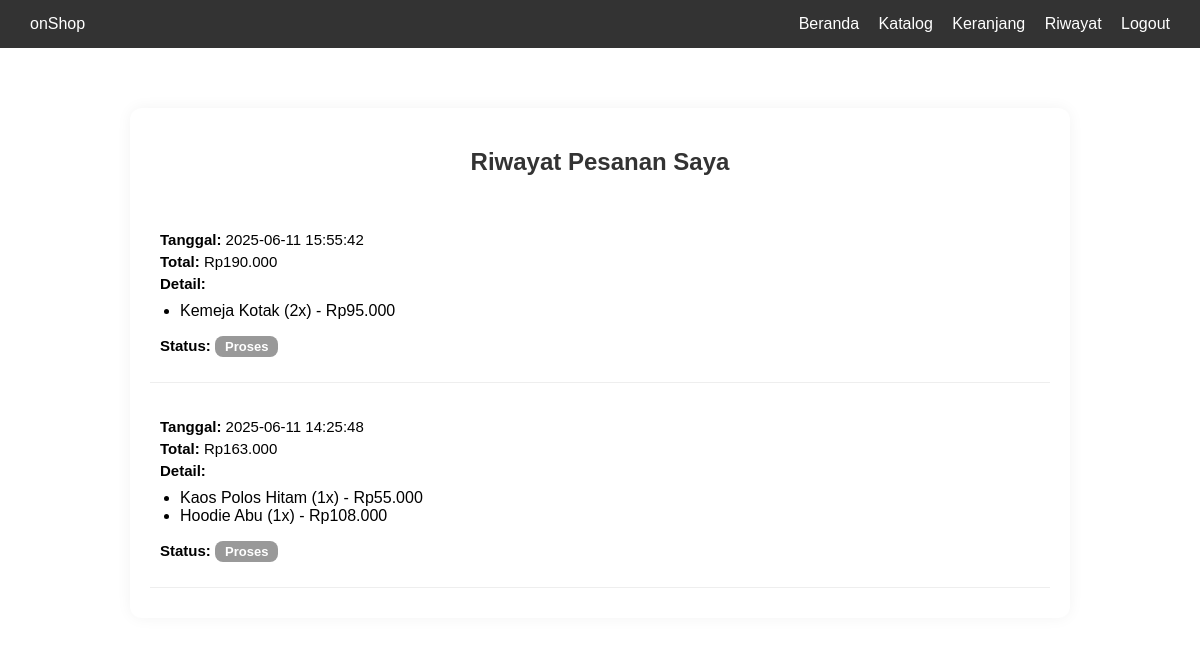
The app's page /riwayat.php (signed in), older data.
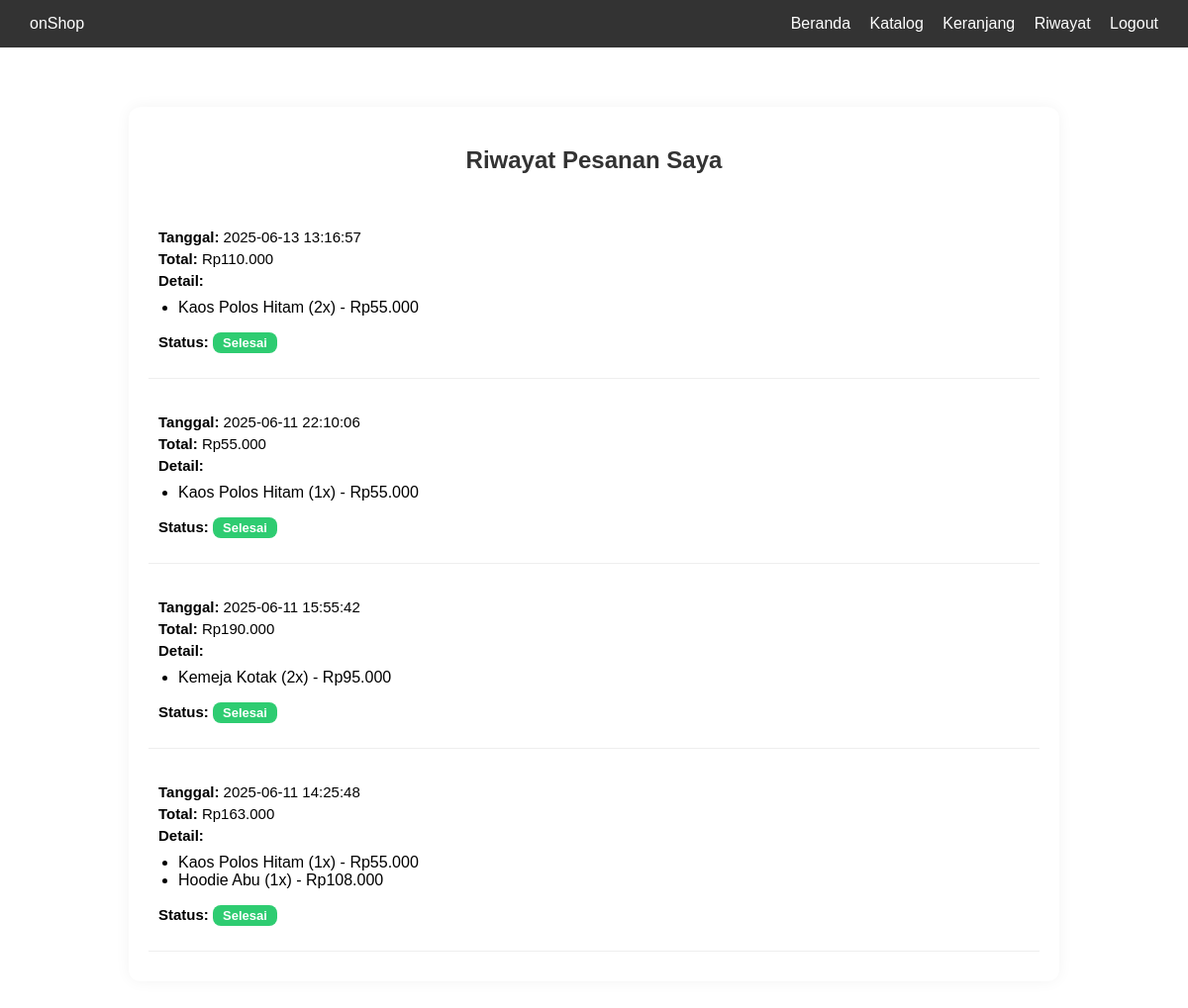
The same page, newer data.
### tables this page shows
CREATE TABLE `pesanan` (
  `id` int(11) NOT NULL,
  `user_id` int(11) NOT NULL,
  `tanggal` datetime DEFAULT current_timestamp(),
  `total` decimal(12,2) NOT NULL,
  `status` enum('proses','dikirim','selesai') DEFAULT 'proses'
);

CREATE TABLE `pesanan_detail` (
  `id` int(11) NOT NULL,
  `pesanan_id` int(11) NOT NULL,
  `produk_id` int(11) NOT NULL,
  `jumlah` int(11) NOT NULL,
  `harga` decimal(12,2) NOT NULL
);

CREATE TABLE `produk` (
  `id` int(11) NOT NULL,
  `nama` varchar(100) NOT NULL,
  `harga` int(11) NOT NULL,
  `deskripsi` text DEFAULT NULL,
  `gambar` varchar(255) DEFAULT NULL,
  `stok` int(11) DEFAULT 0,
  `diskon` int(11) DEFAULT 0,
  `kategori` varchar(50) NOT NULL
);

### riwayat.php (the view, shortened to what this page needs)
<?php
include 'koneksi.php';
$loggedIn = false;
if (isset($_SESSION['user_id'])) {
    $loggedIn = true;
}
$user_id = $_SESSION['user_id'];
$pesanan = mysqli_query($conn, "SELECT * FROM pesanan WHERE user_id = $user_id ORDER BY tanggal DESC");
?>
<!DOCTYPE html>
<html>
<head>
    <link rel="stylesheet" href="assets/css/style.css">
</head>
<body>
<header>
    <div class="navbar">
        <div class="logo">onShop</div>
        <nav>
            <a href="index.php">Beranda</a>
            <a href="katalog.php">Katalog</a>
            <a href="keranjang.php">Keranjang</a>
            <?php if ($loggedIn): ?>
                <a href="riwayat.php">Riwayat</a>
                <a href="logout.php" class="btn">Logout</a>
            <?php else: ?>
                <a href="login.php" class="btn">Login</a>
                <a href="register.php" class="btn">Register</a>
            <?php endif; ?>
        </nav>
    </div>
</header>
<div class="riwayat">
    <h2>Riwayat Pesanan Saya</h2>
    <?php if (mysqli_num_rows($pesanan) > 0): ?>
        <?php while($row = mysqli_fetch_assoc($pesanan)): ?>
            <div class="pesanan-box">
                <p><strong>Tanggal:</strong> <?= $row['tanggal'] ?></p>
                <p><strong>Total:</strong> Rp<?= number_format($row['total'], 0, ',', '.') ?></p>
                <p><strong>Detail:</strong></p>
                <ul>
                <?php
                    $id_pesanan = $row['id'];
                    $detail = mysqli_query($conn, "
                        SELECT pd.jumlah, pd.harga, pr.nama
                        FROM pesanan_detail pd
                        JOIN produk pr ON pd.produk_id = pr.id
                        WHERE pd.pesanan_id = $id_pesanan
                    ");
                    while($d = mysqli_fetch_assoc($detail)) {
                        echo "<li>{$d['nama']} ({$d['jumlah']}x) - Rp" . number_format($d['harga'], 0, ',', '.') . "</li>";
                    }
                ?>
                </ul>
                <p><strong>Status:</strong>
                    <span class="status <?= $row['status'] ?>">
                        <?= ucfirst($row['status']) ?>
                    </span>
                </p>
            </div>
        <?php endwhile; ?>
    <?php else: ?>
        <p>Belum ada pesanan.</p>
    <?php endif; ?>
</div>
</body>
</html>

Row changes from the older to the newer data that the page shows:
added pesanan: tanggal "2025-06-13 13:16:57", total "110.000", status "Selesai"
added pesanan_detail: produk.nama "Kaos Polos Hitam", jumlah "2", harga "55.000", shown under "2025-06-13 13:16:57"
added pesanan: tanggal "2025-06-11 22:10:06", total "55.000", status "Selesai"
added pesanan_detail: produk.nama "Kaos Polos Hitam", jumlah "1", harga "55.000", shown under "2025-06-11 22:10:06"
changed pesanan (number 3 of 4 on the later page): status "Proses" → "Selesai"
changed pesanan (number 4 of 4 on the later page): status "Proses" → "Selesai"
